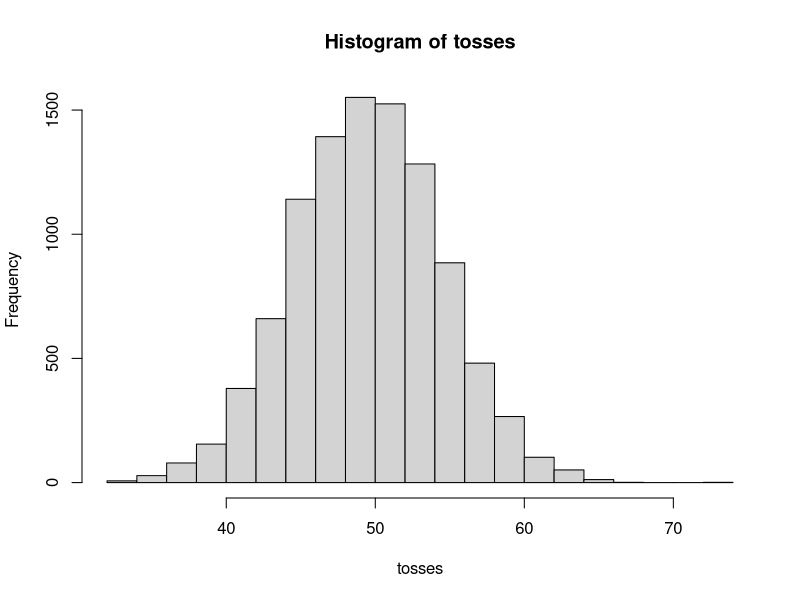

Write R code to recreate this figure.
## ---- chunk 1
set.seed(3)
values=c("H","T")
tosses=sample(values,100,replace=TRUE)
## ---- chunk 2
sum(tosses=="H")
## ---- chunk 3
tosses=replicate(10000,
          sum(sample(values,100,replace=TRUE)=="H")
          )
## ---- chunk 4
hist(tosses)
## ---- chunk 5
sum(tosses>=60)/10000
